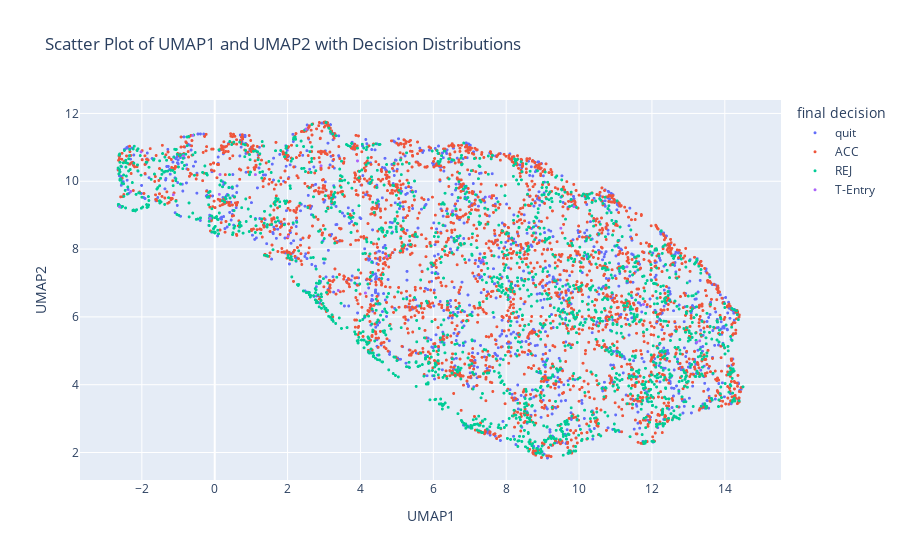
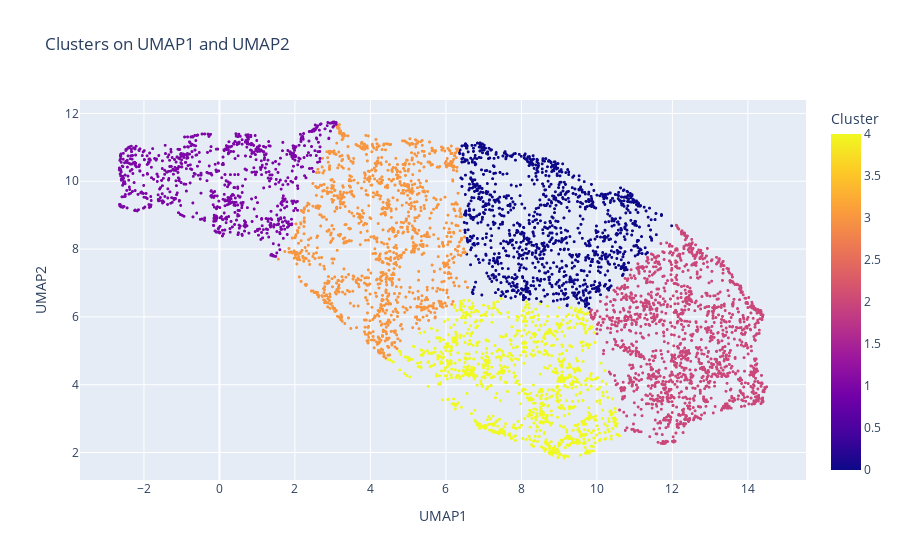

Here is the notebook cell these charts were saved with, in order:
### Code cell
# Define the trajectory columns
pca_columns = [f'x{i}' for i in range(1, 14)] + [f'y{i}' for i in range(1, 14)]

# Extract the coordinate data
coords_data = straight_walking_speed_profiles[pca_columns]

# Perform UMAP
reducer = umap.UMAP(n_components=2, random_state=42)
umap_components = reducer.fit_transform(coords_data)

# Create a DataFrame for the UMAP components
umap_columns = [f'UMAP{i+1}' for i in range(2)]
umap_df = pd.DataFrame(umap_components, columns=umap_columns)

# Add the UMAP components to the original DataFrame
coords_umap = pd.concat([straight_walking_speed_profiles.reset_index(drop=True), umap_df.reset_index(drop=True)], axis=1)

# Apply K-means clustering to UMAP components
kmeans = KMeans(n_clusters=5, random_state=42).fit(umap_df)

# Add cluster labels to the DataFrame
coords_umap['Cluster'] = kmeans.labels_

# Scatter plot of UMAP1 and UMAP2 with decisions using Plotly
fig = px.scatter(coords_umap, x='UMAP1', y='UMAP2', color='final decision',
                 title='Scatter Plot of UMAP1 and UMAP2 with Decision Distributions',
                 labels={'UMAP1': 'UMAP1', 'UMAP2': 'UMAP2'},
                 hover_data=['final decision'])
fig.update_traces(marker=dict(size=3))
fig.show()

# Scatter plot of UMAP1 and UMAP2 with clusters using Plotly
fig = px.scatter(coords_umap, x='UMAP1', y='UMAP2', color='Cluster',
                 title='Clusters on UMAP1 and UMAP2',
                 labels={'UMAP1': 'UMAP1', 'UMAP2': 'UMAP2'},
                 hover_data=['Cluster'])
fig.update_traces(marker=dict(size=3))
fig.show()

### Figure 1 — Plotly figure (JSON) as saved in the notebook; plotly's stock layout.template omitted (floating-point values rounded to 4 significant figures; data arrays with more than 128 entries replaced by an {"elided": "..."} marker saying what was removed)
{"data": [{"customdata": {"elided": "1370x1 str values"}, "hovertemplate": "final decision=%{customdata[0]}<br>UMAP1=%{x}<br>UMAP2=%{y}<extra></extra>", "legendgroup": "quit", "marker": {"color": "#636efa", "size": 3, "symbol": "circle"}, "mode": "markers", "name": "quit", "showlegend": true, "type": "scattergl", "x": {"elided": "1370 float values"}, "xaxis": "x", "y": {"elided": "1370 float values"}, "yaxis": "y"}, {"customdata": {"elided": "2502x1 str values"}, "hovertemplate": "final decision=%{customdata[0]}<br>UMAP1=%{x}<br>UMAP2=%{y}<extra></extra>", "legendgroup": "ACC", "marker": {"color": "#EF553B", "size": 3, "symbol": "circle"}, "mode": "markers", "name": "ACC", "showlegend": true, "type": "scattergl", "x": {"elided": "2502 float values"}, "xaxis": "x", "y": {"elided": "2502 float values"}, "yaxis": "y"}, {"customdata": {"elided": "1807x1 str values"}, "hovertemplate": "final decision=%{customdata[0]}<br>UMAP1=%{x}<br>UMAP2=%{y}<extra></extra>", "legendgroup": "REJ", "marker": {"color": "#00cc96", "size": 3, "symbol": "circle"}, "mode": "markers", "name": "REJ", "showlegend": true, "type": "scattergl", "x": {"elided": "1807 float values"}, "xaxis": "x", "y": {"elided": "1807 float values"}, "yaxis": "y"}, {"customdata": [["T-Entry"], ["T-Entry"], ["T-Entry"], ["T-Entry"], ["T-Entry"], ["T-Entry"], ["T-Entry"], ["T-Entry"], ["T-Entry"], ["T-Entry"], ["T-Entry"], ["T-Entry"], ["T-Entry"], ["T-Entry"], ["T-Entry"], ["T-Entry"], ["T-Entry"], ["T-Entry"], ["T-Entry"], ["T-Entry"], ["T-Entry"], ["T-Entry"], ["T-Entry"], ["T-Entry"], ["T-Entry"], ["T-Entry"], ["T-Entry"]], "hovertemplate": "final decision=%{customdata[0]}<br>UMAP1=%{x}<br>UMAP2=%{y}<extra></extra>", "legendgroup": "T-Entry", "marker": {"color": "#ab63fa", "size": 3, "symbol": "circle"}, "mode": "markers", "name": "T-Entry", "showlegend": true, "type": "scattergl", "x": [0.1271, 11.77, 7.543, 4.718, 8.11, 11.31, 2.919, 3.391, 0.1463, -2.02, 7.351, 4.137, 3.919, -2.61, 13.23, 13.31, -0.8584, 2.509, -0.1226, 1.116, -0.5996, -1.136, 6.531, -2.306, 9.499, 2.013, 9.859], "xaxis": "x", "y": [9.614, 6.367, 9.546, 7.786, 6.571, 7.478, 10.46, 6.78, 10.2, 10.87, 7.686, 6.703, 10.6, 9.249, 5.252, 5.295, 10.76, 11.54, 8.908, 10.2, 11.35, 9.601, 9.129, 9.698, 8.615, 8.369, 9.254], "yaxis": "y"}], "layout": {"legend": {"title": {"text": "final decision"}, "tracegroupgap": 0}, "title": {"text": "Scatter Plot of UMAP1 and UMAP2 with Decision Distributions"}, "xaxis": {"anchor": "y", "domain": [0, 1], "title": {"text": "UMAP1"}}, "yaxis": {"anchor": "x", "domain": [0, 1], "title": {"text": "UMAP2"}}}}

### Figure 2 — Plotly figure (JSON) as saved in the notebook; plotly's stock layout.template omitted (floating-point values rounded to 4 significant figures; data arrays with more than 128 entries replaced by an {"elided": "..."} marker saying what was removed)
{"data": [{"customdata": {"elided": "5709x1 int values"}, "hovertemplate": "UMAP1=%{x}<br>UMAP2=%{y}<br>Cluster=%{marker.color}<extra></extra>", "legendgroup": "", "marker": {"color": {"elided": "5709 int values"}, "coloraxis": "coloraxis", "size": 3, "symbol": "circle"}, "mode": "markers", "name": "", "showlegend": false, "type": "scattergl", "x": {"elided": "5709 float values"}, "xaxis": "x", "y": {"elided": "5709 float values"}, "yaxis": "y"}], "layout": {"coloraxis": {"colorbar": {"title": {"text": "Cluster"}}, "colorscale": [[0, "#0d0887"], [0.1111, "#46039f"], [0.2222, "#7201a8"], [0.3333, "#9c179e"], [0.4444, "#bd3786"], [0.5556, "#d8576b"], [0.6667, "#ed7953"], [0.7778, "#fb9f3a"], [0.8889, "#fdca26"], [1, "#f0f921"]]}, "legend": {"tracegroupgap": 0}, "title": {"text": "Clusters on UMAP1 and UMAP2"}, "xaxis": {"anchor": "y", "domain": [0, 1], "title": {"text": "UMAP1"}}, "yaxis": {"anchor": "x", "domain": [0, 1], "title": {"text": "UMAP2"}}}}
